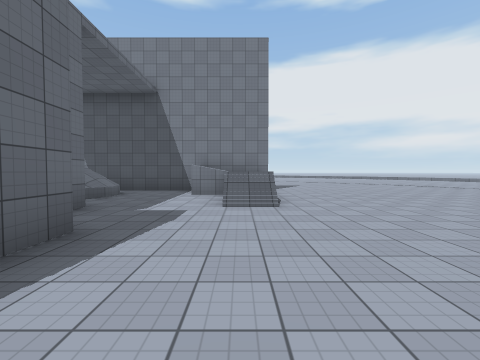
View 1 (above)

23 first-person views from a walk through a Unity game level. The camera is 1.5 m above the floor, tilts 2° down and sees 90° across. The floor is counted in squares, 2.4 m on a side. Each view is taken from the middle of a square. On the plan, view 1 faces up. The plan holds only what a view shows up to about 9 squares ahead; the rest is blank. The place goes on beyond the plan. The player is left out. Surface patterns are stand-ins for the level's own textures.

View 2
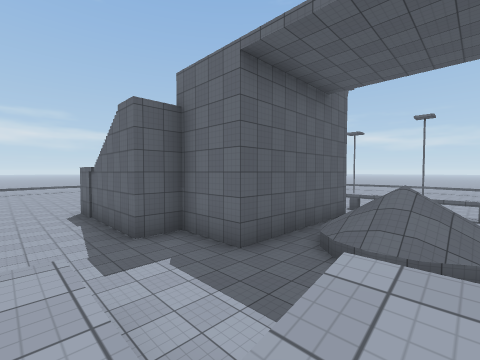

View 3
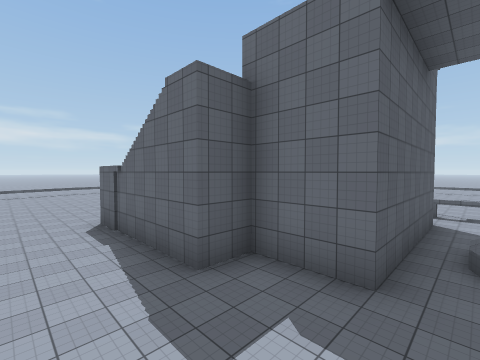

View 4
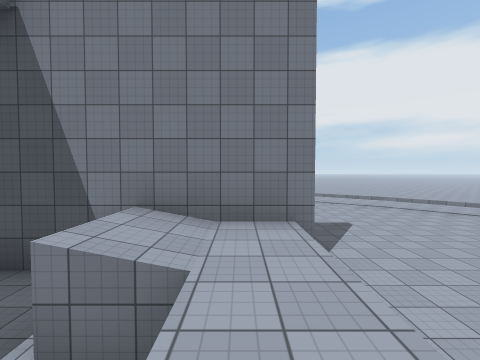

View 5
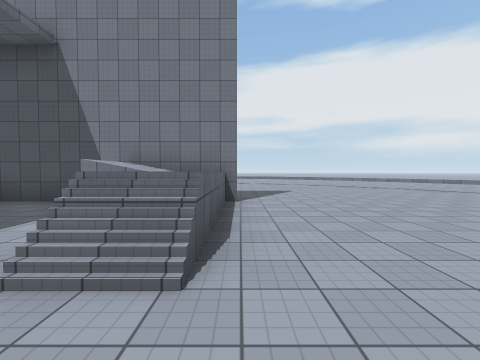

View 6
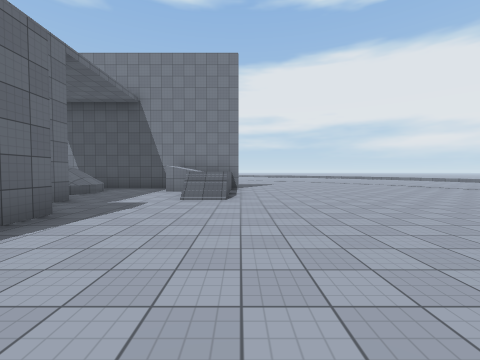

View 7
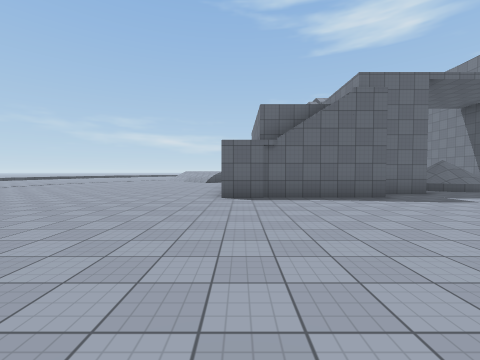

View 8
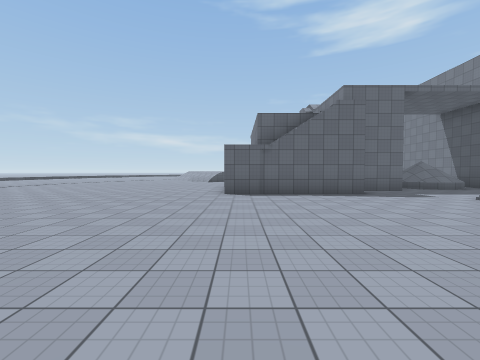

View 9
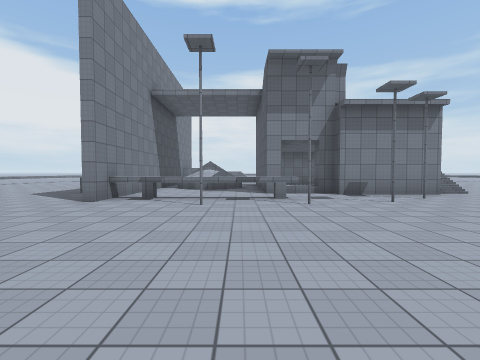

View 10
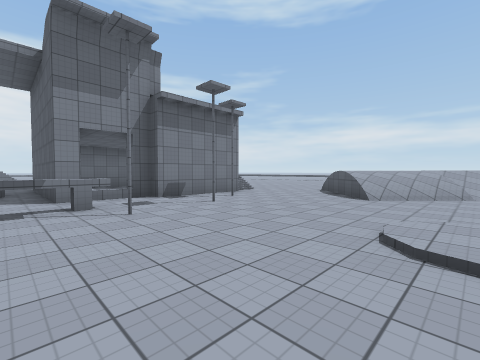

View 11
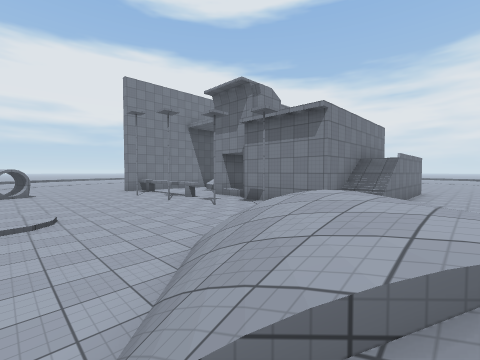

View 12
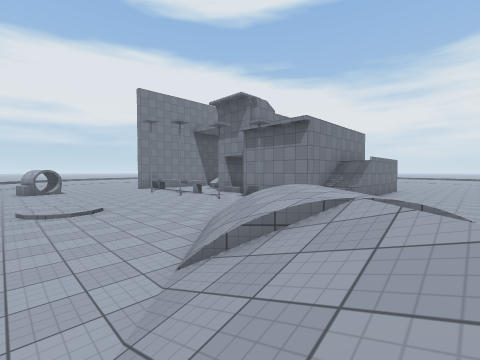

View 13
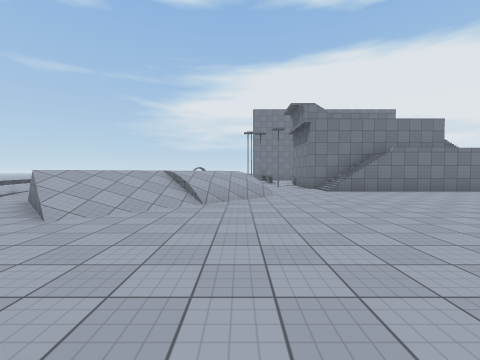

View 14
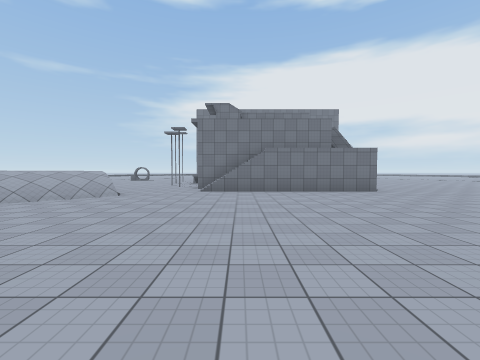

View 15
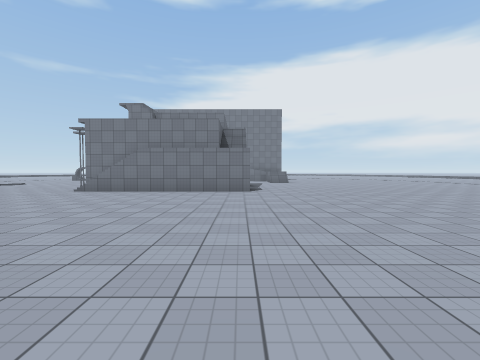

View 16
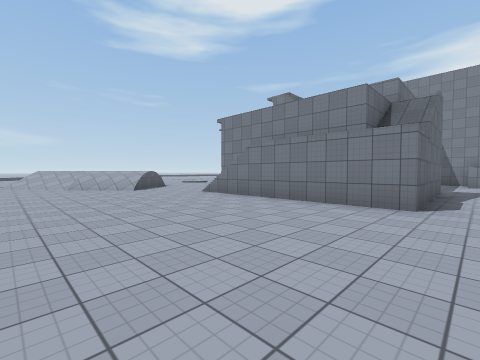

View 17
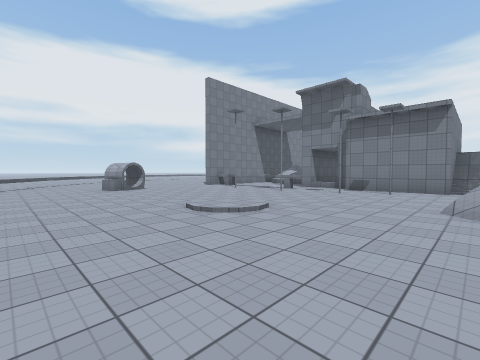

View 18
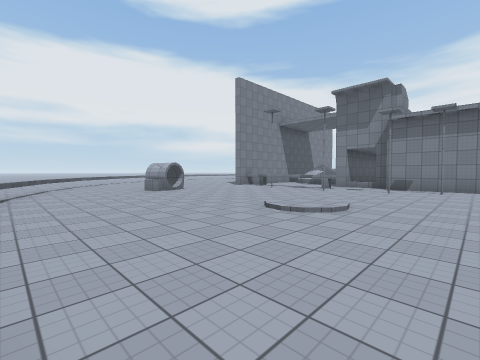

View 19
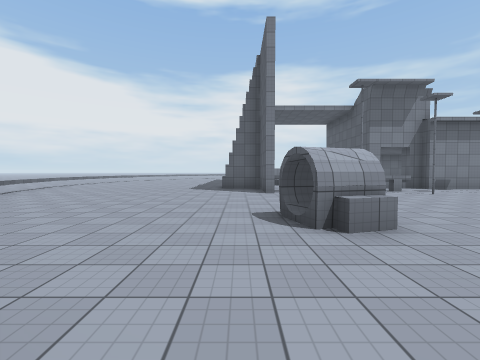

View 20
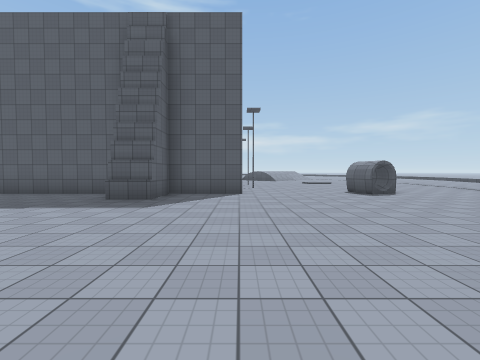

View 21
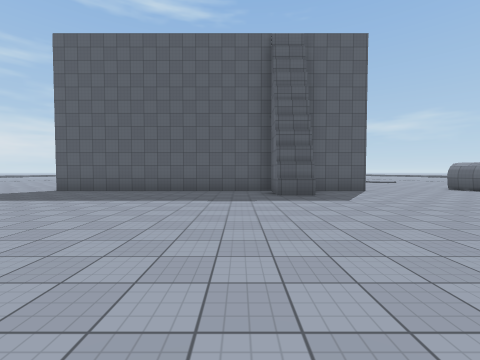

View 22
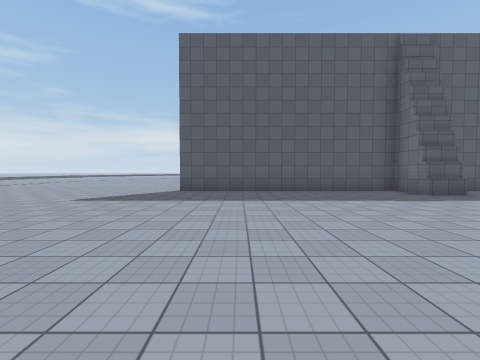

View 23
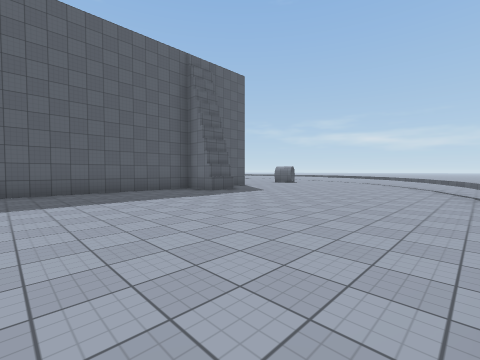

### Floor plan
Key: @ floor where view 1 was taken; # wall or solid block; x gap in a wall; . main floor; : floor 0.25 m higher than the main floor; + floor 1.5 m higher than the main floor; * floor 3 m higher than the main floor; / step, stairs or slope; = window, fence, low wall or low ledge; ^ raised ledge.
Columns run from 18 left of view 1 to 9 right of it. Each row starts with its distance up from view 1.
 17           ..
 16      ....==.......
 15      ..==..........
 14       =............. .^....
 13       .................^...
 12  ..  ...................^...
 11  ..^.....................^..
 10  .=.......................=
  9  ..........##...............
  8  =...#...##########........=
  7  =........^.=^^../+........=
  6  .......#.^.^##...+........
  5  .........^ =^^.../.......
  4  .........^#####../......
  3  ..../...../   #........
  2  .../:...#.#x  //......
  1  .........#    //.....
  0 ...........####//.@......
 -1 .^....//...//  **........
 -2  =...////...............
 -3   =.//////.............
 -4    ./////.............
 -5      //..............
 -6      ...............
 -7       .............
 -8        ... .......
 -9         .   .....
-10              ..

Where each view was taken, in squares from view 1:
view 1: 0 up, 0 right, facing up
view 2: 7 up, 0 right, facing down-left
view 3: 5 up, 0 right, facing down-left
view 4: 5 up, 0 right, facing up
view 5: 3 up, 1 right, facing up
view 6: 1 down, 1 right, facing up
view 7: 1 down, 4 right, facing left
view 8: 1 down, 5 right, facing left
view 9: 5 up, 14 left, facing right
view 10: 5 up, 13 left, facing down-right
view 11: 3 down, 13 left, facing up-right
view 12: 4 down, 14 left, facing up-right
view 13: 9 down, 10 left, facing up
view 14: 9 down, 6 left, facing up
view 15: 9 down, 2 left, facing up
view 16: 6 down, 1 left, facing up-left
view 17: 1 down, 16 left, facing up-right
view 18: 0 up, 17 left, facing up-right
view 19: 9 up, 16 left, facing right
view 20: 15 up, 9 left, facing down
view 21: 16 up, 5 left, facing down
view 22: 16 up, 1 left, facing down
view 23: 16 up, 1 left, facing down-left
